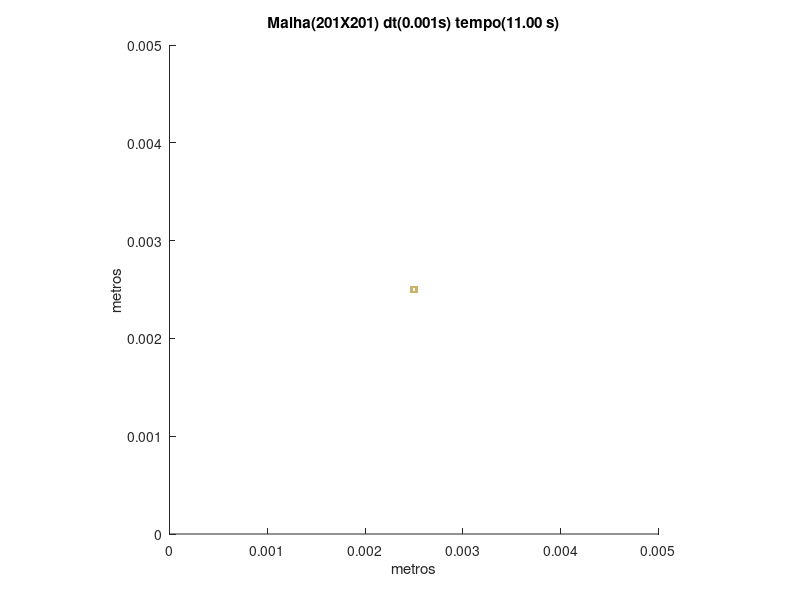

Here is the MATLAB script that generated this plot:
set (gca,'PlotBoxAspectRatio',[1 1 1],'Xlim',[0,0.005],'Ylim',[0,0.005])
hold on
title('Malha(201X201) dt(0.001s) tempo(11.00 s)')
hold on
ylabel('metros')
hold on
xlabel('metros')
hold on

fill([0.00246268656716418 0.00246268656716418 0.00248756218905473 0.00248756218905473],[0.00246268656716418 0.00248756218905473 0.00248756218905473 0.00246268656716418],[0.8,0.7,0.4],'LineStyle','none')

fill([0.00248756218905473 0.00248756218905473 0.00251243781094527 0.00251243781094527],[0.00246268656716418 0.00248756218905473 0.00248756218905473 0.00246268656716418],[0.8,0.7,0.4],'LineStyle','none')

fill([0.00251243781094527 0.00251243781094527 0.00253731343283582 0.00253731343283582],[0.00246268656716418 0.00248756218905473 0.00248756218905473 0.00246268656716418],[0.8,0.7,0.4],'LineStyle','none')

fill([0.00246268656716418 0.00246268656716418 0.00248756218905473 0.00248756218905473],[0.00248756218905473 0.00251243781094527 0.00251243781094527 0.00248756218905473],[0.8,0.7,0.4],'LineStyle','none')

fill([0.00251243781094527 0.00251243781094527 0.00253731343283582 0.00253731343283582],[0.00248756218905473 0.00251243781094527 0.00251243781094527 0.00248756218905473],[0.8,0.7,0.4],'LineStyle','none')

fill([0.00246268656716418 0.00246268656716418 0.00248756218905473 0.00248756218905473],[0.00251243781094527 0.00253731343283582 0.00253731343283582 0.00251243781094527],[0.8,0.7,0.4],'LineStyle','none')

fill([0.00248756218905473 0.00248756218905473 0.00251243781094527 0.00251243781094527],[0.00251243781094527 0.00253731343283582 0.00253731343283582 0.00251243781094527],[0.8,0.7,0.4],'LineStyle','none')

fill([0.00251243781094527 0.00251243781094527 0.00253731343283582 0.00253731343283582],[0.00251243781094527 0.00253731343283582 0.00253731343283582 0.00251243781094527],[0.8,0.7,0.4],'LineStyle','none')
